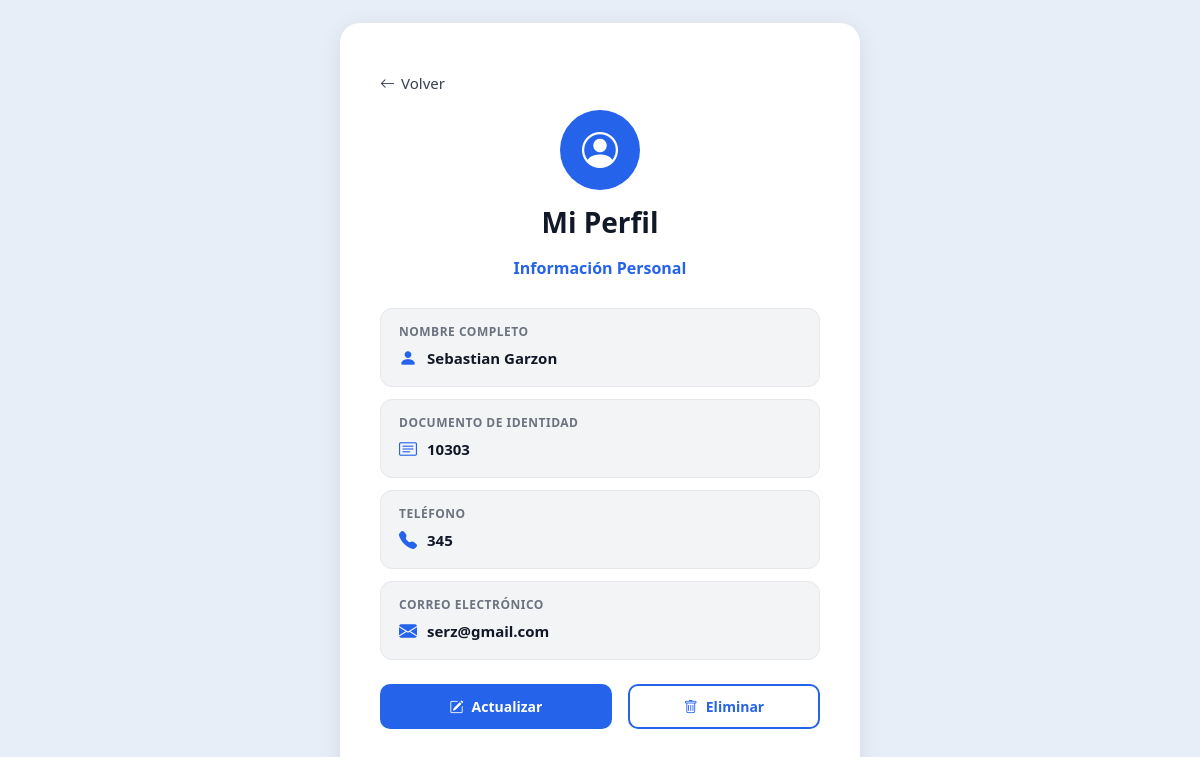
/perfil/ (signed in), run on the app's committed database.
### core/models.py (models this page shows, shortened)
class PerfilUsuario(models.Model):
    user = models.OneToOneField(User, on_delete=models.CASCADE, related_name='perfil')
    documento_identidad = models.CharField(max_length=20)
    telefono = models.CharField(max_length=20)
    nombre_completo = models.CharField(max_length=150)
    vehiculo_registrado = models.BooleanField(default=False)
    class Meta:
        verbose_name = 'Perfil de Usuario'
        verbose_name_plural = 'Perfiles de Usuarios'

### core/views.py (the view)
# urls.py: path('perfil/', views.perfil_view, name='perfil'),
@login_required
def perfil_view(request):
    perfil = getattr(request.user, 'perfil', None)
    context = {
        'perfil': perfil,
    }
    return render(request, 'core/perfil.html', context)

### templates/core/perfil.html (shortened to what this page needs)
{% extends 'core/base.html' %}
{% block content %}
<div class="auth-wrapper">
    <div class="auth-card" style="max-width: 520px;">
        <a href="{% url 'dashboard' %}" class="back-link">
            <i class="bi bi-arrow-left"></i> Volver
        </a>
        <div class="icon-circle">
            <i class="bi bi-person-circle"></i>
        </div>
        <h1>Mi Perfil</h1>
        <p class="text-center" style="color: var(--primary); margin-top: -16px; margin-bottom: 28px; font-weight: 600;">
            Información Personal
        </p>
        <div class="perfil-field">
            <div class="perfil-label">Nombre Completo</div>
            <div class="perfil-value">
                <i class="bi bi-person-fill"></i>
                <span>{{ perfil.nombre_completo|default:"No especificado" }}</span>
            </div>
        </div>
        <div class="perfil-field">
            <div class="perfil-label">Documento de Identidad</div>
            <div class="perfil-value">
                <i class="bi bi-card-text"></i>
                <span>{{ perfil.documento_identidad|default:"No especificado" }}</span>
            </div>
        </div>
        <div class="perfil-field">
            <div class="perfil-label">Teléfono</div>
            <div class="perfil-value">
                <i class="bi bi-telephone-fill"></i>
                <span>{{ perfil.telefono|default:"No especificado" }}</span>
            </div>
        </div>
        <div class="perfil-field">
            <div class="perfil-label">Correo Electrónico</div>
            <div class="perfil-value">
                <i class="bi bi-envelope-fill"></i>
                <span>{{ request.user.email|default:"No especificado" }}</span>
            </div>
        </div>
        <div class="d-flex gap-3 mt-4">
            <a href="{% url 'actualizar_perfil' %}" class="btn-vehicle-action" style="flex: 1; justify-content: center;">
                <i class="bi bi-pencil-square"></i> Actualizar
            </a>
            <form method="post" action="{% url 'eliminar_cuenta' %}" onsubmit="return confirm('¿Estás seguro de eliminar tu cuenta? Esta acción no se puede deshacer.');" style="flex: 1;">
                <button type="submit" class="btn-vehicle-action btn-vehicle-delete" style="width: 100%; justify-content: center;">
                    <i class="bi bi-trash"></i> Eliminar
                </button>
            </form>
        </div>
    </div>
</div>
{% endblock %}

### static/css/styles.css (style rules this page uses)
:root { --primary: #2563EB; --primary-dark: #1D4ED8; --primary-light: #DBEAFE; --bg-main: #E8EEF7; --white: #FFFFFF; --gray-100: #F3F4F6; --gray-200: #E5E7EB; --gray-300: #D1D5DB; --gray-500: #6B7280; --gray-700: #374151; --gray-900: #111827; --success: #16A34A; --danger: #DC2626; }
* { box-sizing: border-box; }
body.bg-main { background-color: var(--bg-main); font-family: 'Segoe UI', system-ui, -apple-system, sans-serif; min-height: 100vh; }
.auth-wrapper { min-height: 100vh; display: flex; align-items: center; justify-content: center; padding: 20px; }
.auth-card { background: var(--white); border-radius: 20px; padding: 48px 40px; width: 100%; max-width: 480px; box-shadow: 0 4px 24px rgba(0,0,0,0.08); }
.auth-card .icon-circle { width: 80px; height: 80px; background: var(--primary); border-radius: 50%; display: flex; align-items: center; justify-content: center; margin: 0 auto 16px; }
.auth-card .icon-circle i { font-size: 36px; color: var(--white); }
.auth-card h1 { font-size: 28px; font-weight: 700; text-align: center; margin-bottom: 32px; color: var(--gray-900); }
.back-link { display: inline-flex; align-items: center; gap: 6px; color: var(--gray-700); text-decoration: none; font-weight: 500; font-size: 15px; margin-bottom: 16px; }
.perfil-field { border: 1px solid var(--gray-200); border-radius: 12px; padding: 14px 18px; margin-bottom: 12px; background: var(--gray-100); }
.perfil-field .perfil-label { font-size: 12px; font-weight: 600; color: var(--gray-500); margin-bottom: 4px; text-transform: uppercase; letter-spacing: 0.5px; }
.perfil-field .perfil-value { display: flex; align-items: center; gap: 10px; font-size: 15px; font-weight: 600; color: var(--gray-900); }
.perfil-field .perfil-value i { color: var(--primary); font-size: 18px; }
.btn-vehicle-action { background: var(--primary); color: var(--white); border: none; border-radius: 10px; padding: 10px 20px; font-weight: 600; font-size: 14px; display: inline-flex; align-items: center; gap: 8px; text-decoration: none; cursor: pointer; transition: background 0.2s; white-space: nowrap; }
.btn-vehicle-delete { background: var(--white); color: var(--primary); border: 2px solid var(--primary); }

### data on the page
PerfilUsuario: nombre_completo "Sebastian Garzon", documento_identidad "10303", telefono "345"

### other printed values
{{ request.user.email|default:"No especificado" }} "serz@gmail.com"
